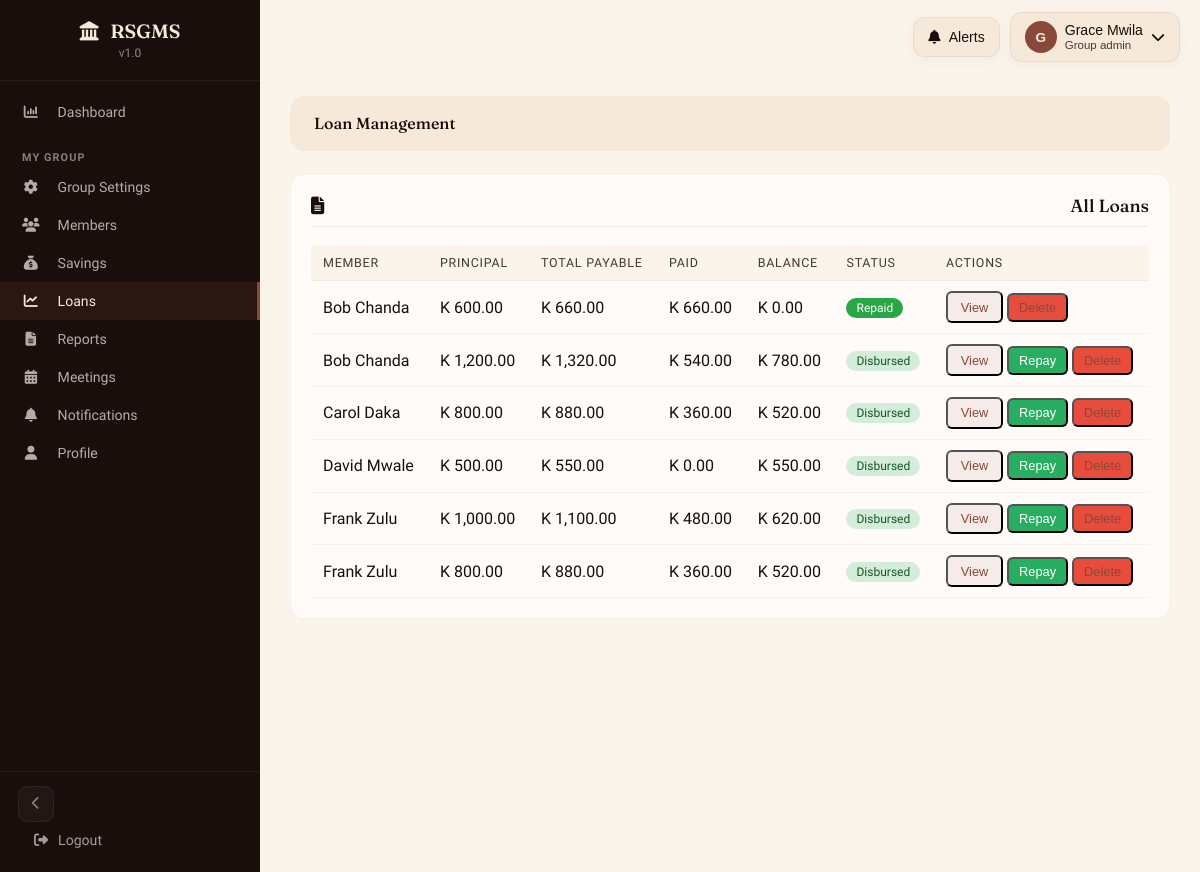
The app's page /loans.php (signed in) with its own data.
### tables this page shows
CREATE TABLE IF NOT EXISTS users (
    id INT AUTO_INCREMENT PRIMARY KEY,
    username VARCHAR(50) UNIQUE NOT NULL,
    password VARCHAR(255) NOT NULL,
    full_name VARCHAR(100) NOT NULL,
    email VARCHAR(100),
    phone VARCHAR(20),
    role ENUM('admin', 'group_admin', 'loan_officer', 'member') DEFAULT 'member',
    group_id INT,
    created_at TIMESTAMP DEFAULT CURRENT_TIMESTAMP
);

CREATE TABLE IF NOT EXISTS loans (
    id INT AUTO_INCREMENT PRIMARY KEY,
    member_id INT NOT NULL,
    group_id INT NOT NULL,
    principal_amount DECIMAL(10,2) NOT NULL,
    interest_rate DECIMAL(5,2) NOT NULL,
    total_payable DECIMAL(10,2) NOT NULL,
    amount_paid DECIMAL(10,2) DEFAULT 0.00,
    balance DECIMAL(10,2) NOT NULL,
    application_date DATE NOT NULL,
    approval_date DATE,
    disbursement_date DATE,
    repayment_period INT COMMENT 'in months',
    repayment_frequency VARCHAR(20) DEFAULT 'monthly',
    status ENUM('pending', 'approved', 'disbursed', 'repaid', 'defaulted') DEFAULT 'pending',
    approved_by INT,
    created_at TIMESTAMP DEFAULT CURRENT_TIMESTAMP,
    FOREIGN KEY (member_id) REFERENCES users(id),
    FOREIGN KEY (group_id) REFERENCES savings_groups(id),
    FOREIGN KEY (approved_by) REFERENCES users(id)
);

### loans.php (the view, shortened to what this page needs)
<?php
require_once 'includes/init.php';
$user = requireRole(['admin', 'group_admin', 'loan_officer']);
$role = $user['role'];
$group_id = $user['group_id'];
if ($group_id) {
    $stmt = $pdo->prepare("SELECT * FROM savings_groups WHERE id = ?");
    $stmt->execute([$group_id]);
} else {
    $group = ['interest_rate' => 10, 'penalty_rate' => 5];
}
if ($role == 'admin') {
    $stmt = $pdo->prepare("SELECT u.id, u.full_name, sg.group_name FROM users u LEFT JOIN savings_groups sg ON u.group_id = sg.id WHERE u.role = 'member' ORDER BY u.full_name");
    $stmt->execute();
} else {
    $stmt = $pdo->prepare("SELECT id, full_name FROM users WHERE group_id = ? AND role = 'member' ORDER BY full_name");
    $stmt->execute([$group_id]);
}
if ($role == 'admin') {
    $stmt = $pdo->prepare("SELECT l.*, u.full_name as member_name, sg.group_name FROM loans l JOIN users u ON l.member_id = u.id LEFT JOIN savings_groups sg ON l.group_id = sg.id ORDER BY l.created_at DESC");
    $stmt->execute();
} else {
    $stmt = $pdo->prepare("SELECT l.*, u.full_name as member_name, sg.group_name FROM loans l JOIN users u ON l.member_id = u.id LEFT JOIN savings_groups sg ON l.group_id = sg.id WHERE l.group_id = ? ORDER BY l.created_at DESC");
    $stmt->execute([$group_id]);
}
$loans = $stmt->fetchAll();
?>
<!DOCTYPE html>
<html lang="en">
<head>
    <link rel="stylesheet" href="assets/css/icons.css">
    <link rel="stylesheet" href="assets/css/design-system.css">
</head>
<body>
    <?php require_once 'includes/sidebar.php'; ?>
    <?php include 'config/shared_navbar.php'; ?>
    <div class="main-content">
        <div class="top-bar">
            <h2>Loan Management</h2>
        </div>
        <div class="section">
            <div class="section-title"><i class="fa-solid fa-file-lines section-icon"></i> All Loans</div>
            <div class="data-table">
                <table>
                    <thead>
                        <tr>
                            <th>Member</th>
                            <th>Principal</th>
                            <th>Total Payable</th>
                            <th>Paid</th>
                            <th>Balance</th>
                            <th>Status</th>
                            <th>Actions</th>
                        </tr>
                    </thead>
                    <tbody>
                        <?php if (count($loans) > 0): ?>
                            <?php foreach ($loans as $loan): ?>
                            <tr>
                                <td><?php echo htmlspecialchars($loan['member_name']); ?></td>
                                <td>K <?php echo number_format($loan['principal_amount'], 2); ?></td>
                                <td>K <?php echo number_format($loan['total_payable'], 2); ?></td>
                                <td>K <?php echo number_format($loan['amount_paid'], 2); ?></td>
                                <td>K <?php echo number_format($loan['balance'], 2); ?></td>
                                <td>
                                    <?php
                                    $badgeClass = '';
                                    switch($loan['status']) {
                                        case 'disbursed': $badgeClass = 'badge-disbursed'; break;
                                        case 'repaid': $badgeClass = 'badge-repaid'; break;
                                    }
                                    ?>
                                    <span class="badge <?php echo $badgeClass; ?>"><?php echo ucfirst($loan['status']); ?></span>
                                </td>
                                <td>
                                    <button class="btn-sm btn-view" onclick="viewLoanDetails(<?php echo $loan['id']; ?>)">View</button>
                                    <?php if ($loan['status'] == 'disbursed' && $loan['balance'] > 0): ?>
                                    <button class="btn-sm" style="background:#27ae60;color:white;padding:5px 10px;" onclick="openRepayModal(<?php echo $loan['id']; ?>)">Repay</button>
                                    <?php endif; ?>
                                    <?php if ($role == 'admin' || $role == 'group_admin'): ?>
                                    <form method="POST" style="display: inline;" onsubmit="return confirm('Delete this loan permanently?');">
                                        <button type="submit" class="btn-sm btn-view" style="background:#e74c3c;padding:5px 10px;">Delete</button>
                                    </form>
                                    <?php endif; ?>
                                </td>
                            </tr>
                            <?php endforeach; ?>
                        <?php else: ?>
                            <tr>
                                <td colspan="7" style="text-align: center; padding: 30px 12px;"><i class="fa-regular fa-lightbulb" style="font-size:1.3rem;margin-right:6px;"></i> No loans yet — ready to help a member grow?</td>
                            </tr>
                        <?php endif; ?>
                    </tbody>
                </table>
            </div>
        </div>
    </div>
    <link rel="stylesheet" href="assets/css/toast.css">
</body>
</html>

### includes/sidebar.php (shortened to what this page needs)
<?php
$current_page = basename($_SERVER['PHP_SELF']);
$role = $_SESSION['role'] ?? '';
$status = $_SESSION['status'] ?? 'active';
?>
<div class="sidebar" id="appSidebar">
    <div class="sidebar-header">
        <h3><i class="fa-solid fa-landmark brand-icon"></i><span class="nav-label"> RSGMS</span></h3>
        <p class="sidebar-version">v1.0</p>
    </div>
    <div class="sidebar-nav">
        <a href="dashboard.php" class="<?php echo $current_page == 'dashboard.php' ? 'active' : ''; ?>">
            <i class="fa-solid fa-chart-column nav-icon"></i><span class="nav-label"> Dashboard</span>
        </a>
        <?php if ($status === 'pending'): ?>
            <a href="notifications.php" class="<?php echo $current_page == 'notifications.php' ? 'active' : ''; ?>">
                <i class="fa-solid fa-bell nav-icon"></i><span class="nav-label"> Notifications</span>
            </a>
            <a href="profile.php" class="<?php echo $current_page == 'profile.php' ? 'active' : ''; ?>">
                <i class="fa-solid fa-user nav-icon"></i><span class="nav-label"> Profile</span>
            </a>
        <?php elseif ($role == 'group_admin'): ?>
            <div class="sidebar-label">My Group</div>
            <a href="group_settings.php" class="<?php echo $current_page == 'group_settings.php' ? 'active' : ''; ?>">
                <i class="fa-solid fa-gear nav-icon"></i><span class="nav-label"> Group Settings</span>
            </a>
            <a href="members.php" class="<?php echo $current_page == 'members.php' || $current_page == 'add_member.php' ? 'active' : ''; ?>">
                <i class="fa-solid fa-users nav-icon"></i><span class="nav-label"> Members</span>
            </a>
            <a href="savings.php" class="<?php echo $current_page == 'savings.php' || $current_page == 'record_savings.php' ? 'active' : ''; ?>">
                <i class="fa-solid fa-sack-dollar nav-icon"></i><span class="nav-label"> Savings</span>
            </a>
            <a href="loans.php" class="<?php echo $current_page == 'loans.php' || $current_page == 'new_loan.php' ? 'active' : ''; ?>">
                <i class="fa-solid fa-chart-line nav-icon"></i><span class="nav-label"> Loans</span>
            </a>
            <a href="reports.php" class="<?php echo $current_page == 'reports.php' ? 'active' : ''; ?>">
                <i class="fa-solid fa-file-lines nav-icon"></i><span class="nav-label"> Reports</span>
            </a>
            <a href="meetings.php" class="<?php echo $current_page == 'meetings.php' ? 'active' : ''; ?>">
                <i class="fa-solid fa-calendar-days nav-icon"></i><span class="nav-label"> Meetings</span>
            </a>
        <?php endif; ?>
        <a href="notifications.php" class="<?php echo $current_page == 'notifications.php' ? 'active' : ''; ?>">
            <i class="fa-solid fa-bell nav-icon"></i><span class="nav-label"> Notifications</span>
        </a>
        <a href="profile.php" class="<?php echo $current_page == 'profile.php' ? 'active' : ''; ?>">
            <i class="fa-solid fa-user nav-icon"></i><span class="nav-label"> Profile</span>
        </a>
    </div>
    <div class="sidebar-footer">
        <button class="sidebar-collapse-btn" id="sidebarCollapseBtn" aria-label="Toggle sidebar"><i class="fa-solid fa-chevron-left"></i></button>
        <a href="logout.php" class="sidebar-logout"><i class="fa-solid fa-right-from-bracket"></i><span class="nav-label"> Logout</span></a>
    </div>
</div>

### config/shared_navbar.php (shortened to what this page needs)
<?php
$sharedNavbarUserId = (int) $_SESSION['user_id'];
$sharedNavbarRole = $_SESSION['role'] ?? 'member';
$sharedNavbarStmt = $pdo->prepare('SELECT id, full_name, username, email, role FROM users WHERE id = ?');
$sharedNavbarStmt->execute([$sharedNavbarUserId]);
$sharedNavbarUser = $sharedNavbarStmt->fetch();
$sharedNavbarDisplayName = $sharedNavbarUser['full_name'] ?: ($sharedNavbarUser['username'] ?? 'User');
$sharedNavbarRoleLabel = ucfirst(str_replace('_', ' ', $sharedNavbarRole));
$sharedNavbarInitial = strtoupper(substr($sharedNavbarDisplayName, 0, 1));
?>
<div class="shared-navbar" data-shared-navbar>
    <div class="shared-navbar-shell">
        <div class="shared-navbar-wrap">
            <button type="button" class="shared-navbar-button shared-navbar-bell" data-navbar-toggle="notifications" aria-haspopup="true" aria-expanded="false" aria-controls="sharedNotificationsMenu">
                <i class="fa-solid fa-bell"></i>
                <span>Alerts</span>
            </button>
        </div>
        <div class="shared-navbar-wrap">
            <button type="button" class="shared-navbar-button shared-navbar-profile" data-navbar-toggle="profile" aria-haspopup="true" aria-expanded="false" aria-controls="sharedProfileMenu">
                <span class="shared-navbar-avatar"><?php echo htmlspecialchars($sharedNavbarInitial); ?></span>
                <span class="shared-navbar-copy">
                    <span class="shared-navbar-label"><?php echo htmlspecialchars($sharedNavbarDisplayName); ?></span>
                    <span class="shared-navbar-subtext"><?php echo htmlspecialchars($sharedNavbarRoleLabel); ?></span>
                </span>
                <i class="fa-solid fa-chevron-down" style="margin-left:auto;"></i>
            </button>
        </div>
    </div>
</div>
<div class="shared-navbar-spacer" aria-hidden="true"></div>

### assets/css/toast.css (style rules this page uses)
:root { --toast-success-bg: #ecfdf5; --toast-success-border: #a7f3d0; --toast-success-text: #065f46; --toast-success-icon: #10b981; --toast-error-bg: #fef2f2; --toast-error-border: #fecaca; --toast-error-text: #991b1b; --toast-error-icon: #ef4444; --toast-warning-bg: #fffbeb; --toast-warning-border: #fde68a; --toast-warning-text: #92400e; --toast-warning-icon: #f59e0b; --toast-info-bg: #eff6ff; --toast-info-border: #bfdbfe; --toast-info-text: #1e40af; --toast-info-icon: #3b82f6; }

### loans.php (style rules this page uses)
.badge-disbursed { background: #d4edda; color: #155724; }
.badge-repaid { background: #28a745; color: white; }

### config/shared_navbar.php (style rules this page uses)
.shared-navbar-spacer { height: 72px; }
.shared-navbar { position: fixed; top: 0; left: var(--sidebar-width); right: 0; z-index: 120; pointer-events: none; padding: 12px 20px 0; transition: left .3s ease; }
.shared-navbar-shell { pointer-events: auto; display: flex; align-items: center; justify-content: flex-end; gap: 10px; }
.shared-navbar-wrap { position: relative; }
.shared-navbar-button { min-height: 40px; display: inline-flex; align-items: center; gap: 8px; padding: 8px 14px; border: 1px solid oklch(0 0 0 / .06); border-radius: 12px; background: var(--cream); color: var(--ink); box-shadow: var(--shadow-card); cursor: pointer; transition: transform .15s, box-shadow .15s; }
.shared-navbar-bell { font-weight: 500; font-size: 0.88rem; }
.shared-navbar-profile { font-size: 0.88rem; }
.shared-navbar-avatar { width: 32px; height: 32px; border-radius: 50%; display: inline-flex; align-items: center; justify-content: center; background: var(--clay); color: var(--cream); font-size: 0.85rem; font-weight: 600; }
.shared-navbar-copy { display: flex; flex-direction: column; align-items: flex-start; line-height: 1.2; text-align: left; }
.shared-navbar-label { font-weight: 500; font-size: 0.88rem; color: var(--ink); }
.shared-navbar-subtext { color: var(--ink-soft); font-size: 0.72rem; }

### records on screen
users: full_name "G", full_name "Grace Mwila"
loans: member.full_name "Bob Chanda", principal_amount "600.00", total_payable "660.00", amount_paid "660.00", balance "0.00", status "Repaid"
loans: member.full_name "Bob Chanda", principal_amount "1,200.00", total_payable "1,320.00", amount_paid "540.00", balance "780.00", status "Disbursed"
loans: member.full_name "Carol Daka", principal_amount "800.00", total_payable "880.00", amount_paid "360.00", balance "520.00", status "Disbursed"
loans: member.full_name "David Mwale", principal_amount "500.00", total_payable "550.00", amount_paid "0.00", balance "550.00", status "Disbursed"
loans: member.full_name "Frank Zulu", principal_amount "1,000.00", total_payable "1,100.00", amount_paid "480.00", balance "620.00", status "Disbursed"
loans: member.full_name "Frank Zulu", principal_amount "800.00", total_payable "880.00", amount_paid "360.00", balance "520.00", status "Disbursed"

### other values on screen
$sharedNavbarRoleLabel "Group admin"
